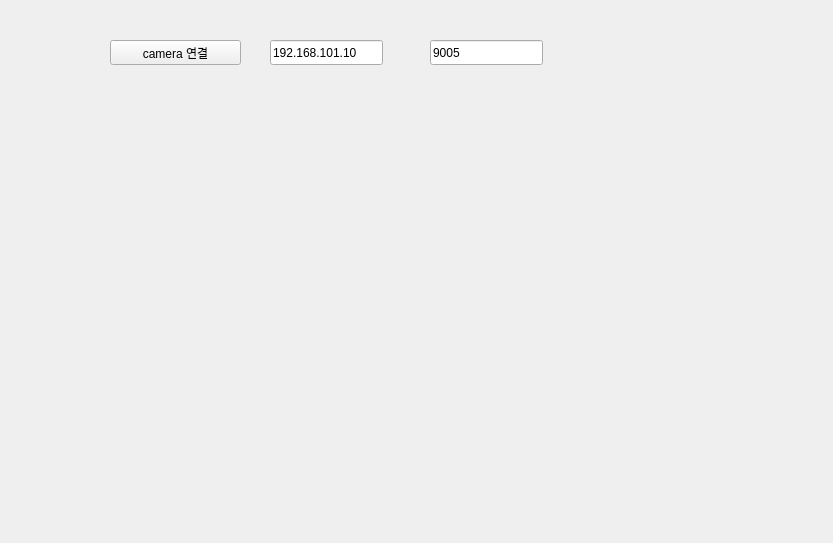
<?xml version="1.0" encoding="UTF-8"?>
<ui version="4.0">
 <class>Camera_Widget</class>
 <widget class="QWidget" name="Camera_Widget">
  <property name="geometry">
   <rect>
    <x>0</x>
    <y>0</y>
    <width>833</width>
    <height>543</height>
   </rect>
  </property>
  <property name="windowTitle">
   <string>Form</string>
  </property>
  <widget class="QLineEdit" name="serverIP">
   <property name="geometry">
    <rect>
     <x>270</x>
     <y>40</y>
     <width>113</width>
     <height>25</height>
    </rect>
   </property>
   <property name="text">
    <string>192.168.101.10</string>
   </property>
  </widget>
  <widget class="QLineEdit" name="portNum">
   <property name="geometry">
    <rect>
     <x>430</x>
     <y>40</y>
     <width>113</width>
     <height>25</height>
    </rect>
   </property>
   <property name="text">
    <string>9005</string>
   </property>
  </widget>
  <widget class="QPushButton" name="connectButton">
   <property name="geometry">
    <rect>
     <x>110</x>
     <y>40</y>
     <width>131</width>
     <height>25</height>
    </rect>
   </property>
   <property name="text">
    <string>camera 연결</string>
   </property>
  </widget>
  <widget class="QLabel" name="sensor">
   <property name="geometry">
    <rect>
     <x>100</x>
     <y>110</y>
     <width>591</width>
     <height>401</height>
    </rect>
   </property>
   <property name="text">
    <string/>
   </property>
  </widget>
 </widget>
 <resources/>
 <connections/>
</ui>
